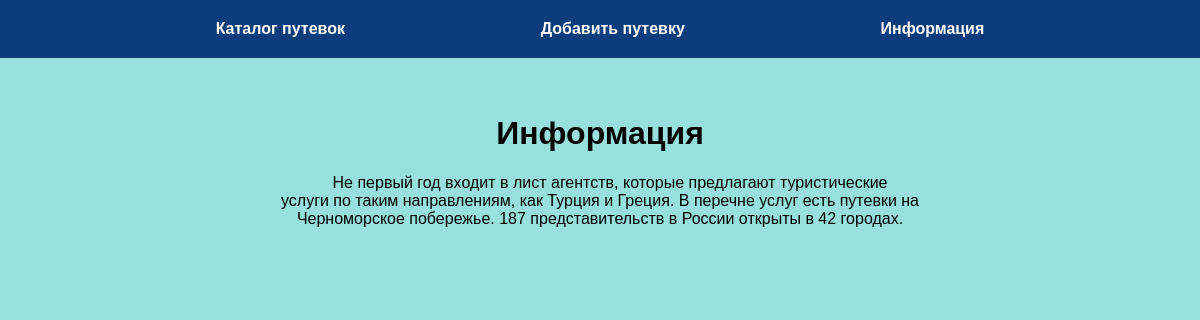
Page /inform on the committed database.
### tables this page shows
CREATE TABLE mainmenu(
    id INTEGER PRIMARY KEY AUTOINCREMENT,
    title TEXT NOT NULL,
    url TEXT NOT NULL
);

### flsite.py (the view)
@app.route("/inform")
def inform():
    db = get_db()
    dbase = FDataBase(db)
    return render_template('inform.html', title="Информация", menu=dbase.get_menu())

### FDataBase.py (called while the page is built)
    def get_menu(self):
        sql = "SELECT * FROM mainmenu"
        try:
            self.__cur.execute(sql)
            res = self.__cur.fetchall()
            if res:
                return res
        except IOError:
            print("Ошибка чтения из БД")
        return []

### flsite.py (called while the page is built)
def connect_db():
    con = sqlite3.connect(app.config['DATABASE'])
    con.row_factory = sqlite3.Row
    return con

def get_db():
    if not hasattr(g, 'link_db'):
        g.link_db = connect_db()
    return g.link_db

### templates/inform.html
{% extends 'base.html' %}
{% block content %}
{{ super() }}
<p class="one">Не первый год входит в лист агентств, которые предлагают туристические
    <br>услуги по таким направлениям, как Турция и Греция. В перечне услуг есть путевки на
    <br>Черноморское побережье. 187 представительств в России открыты в 42 городах.</p>
{% endblock %}

### templates/base.html (shortened to what this page needs)
<!DOCTYPE html>
<html lang="ru">
<head>
    <link rel="stylesheet" href="{{ url_for('static', filename='css/style.css') }}">
</head>
<body>
{% block content %}
    {% block mainmenu %}
        <ul class="menu">
            {% for m in menu %}
            <li><a href="{{ m.url }}">{{ m.title }}</a></li>
            {% endfor %}
        </ul>
    {% endblock %}
<div class="content">
    {% if title %}
    <h1>{{ title }}</h1>
    {% else %}
    <h1>Rubytravel</h1>
    {% endif %}
    {% endblock %}
</div>
</body>
</html>

### static/css/style.css (style rules this page uses)
body { background: rgb(152, 224, 221); margin: 0; padding: 0; font-family: Verdana, Geneva, Tahoma, sans-serif; }
.menu { display: flex; justify-content:space-evenly; list-style: none; background: rgb(13, 61, 124); padding: 20px; margin-top: 0; }
.content { max-width: 1200px; margin: 0 auto; padding: 20px; box-sizing: border-box; text-align: center; }
.one { text-indent: 20px; }
.menu a { font-weight: bold; color: white; text-decoration: none; }
ul { list-style: none; padding: 0; }

### rows in the picture
mainmenu: title "Каталог путевок"
mainmenu: title "Добавить путевку"
mainmenu: title "Информация"
